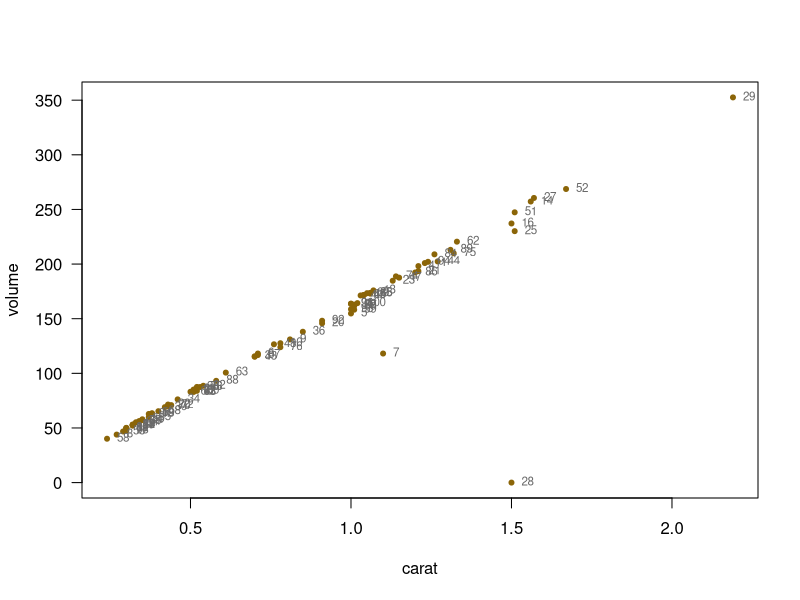

Source code (R):
setwd("C:/Users/sissy/Desktop/test Git/ADS2_2019-21/Lectures/lecture5_demo/") #make sure to change your own corrected paths.
data <- read.csv("Rdata_diamonds_samples100_mdf.csv")
head(data)

#check data type of ID column
typeof(head(data$ID))
class(data$ID)

#check data type of carat column
class(data$carat)

#check data type of cut column
class(data$cut)

cut.chr <- as.character(data$cut)
head(cut.chr)
class(cut.chr)

var1 <- c(2,3,5,6)
class(var1)
var2 <- c(2.0,3.9,5.1,6.9)
class(var2)
var3 <- c(2L,3L,4L,5L)
class(var3)

#vector & list
var.num <- c(2.0,3.9,5.1,6.9)
print(var.num)
class(var.num)

var.int <- c(2L,3L,5L,6L)
print(var.int)
class(var.int)

var.char <- c("Hello",",","world","!")
print(var.char)
class(var.char)

var.fac <- factor(c("mid","mid","high","low"),levels = c("low","mid","high"))
print(var.fac)
class(var.fac)

data.list <- list(var.num,var.int,var.char,var.fac)
head(data.list)
data.list[[1]]
data.list[[1]][1]
dim(data.list)

#dataframe & matrix
data.matrix <- as.matrix(data)
head(data.matrix)
class(data.matrix[,1])

#data cleaning

##Missing data
head(data)
head(is.na(data))
tail(data)
tail(is.na(data))

apply(is.na(data), 2, which) #find row & col of NA.

dim(data)

data.noNA <- data[complete.cases(data),]
dim(data.noNA)

#Documentation
print(data[!complete.cases(data),])

##Duplicated data
#screen
duplicated(data.noNA)
frw.idx <- which(duplicated(data.noNA))
rvs.idx <- which(duplicated(data.noNA,fromLast = TRUE))
data.noNA[c(frw.idx,rvs.idx),]

#treat
dim(data.noNA)
data.noNA.noDup <- data.noNA[!duplicated(data.noNA),]
dim(data.noNA.noDup)

#Documentation
data.noNA[duplicated(data.noNA),]

##Strange pattern
#screen
data.noNA.noDup <- data.frame(data.noNA.noDup,volume = data.noNA.noDup$x*data.noNA.noDup$y*data.noNA.noDup$z)
head(data.noNA.noDup)
plot(x = data.noNA.noDup$carat,y = data.noNA.noDup$volume,pch = 20, col = "darkgoldenrod4",las = 1, xlab = "carat", ylab = "volume")
text(data.noNA.noDup$carat,data.noNA.noDup$volume, labels = data.noNA.noDup$ID, col = "dimgray", cex = 0.7, pos = 4)

#treat
print(data.noNA.noDup[which(data.noNA.noDup$ID == "7"),])
print(data.noNA.noDup[which(data.noNA.noDup$ID == "28"),])

head(data.noNA.noDup[,9:11])
print(data.noNA.noDup[duplicated(data.noNA.noDup[,9:11],fromLast = "TRUE"),])
fwrd.dup.idx <- which(duplicated(data.noNA.noDup[,9:11]))
rvse.dup.idx <- which(duplicated(data.noNA.noDup[,9:11],fromLast = TRUE))
data.noNA.noDup[c(fwrd.dup.idx,rvse.dup.idx),]

#treat
data.noNA.noDup.noStrg <- data.noNA.noDup[-which(data.noNA.noDup$ID == 7 | data.noNA.noDup$ID == 28),]
dim(data.noNA.noDup)
dim(data.noNA.noDup.noStrg)

#Documentation